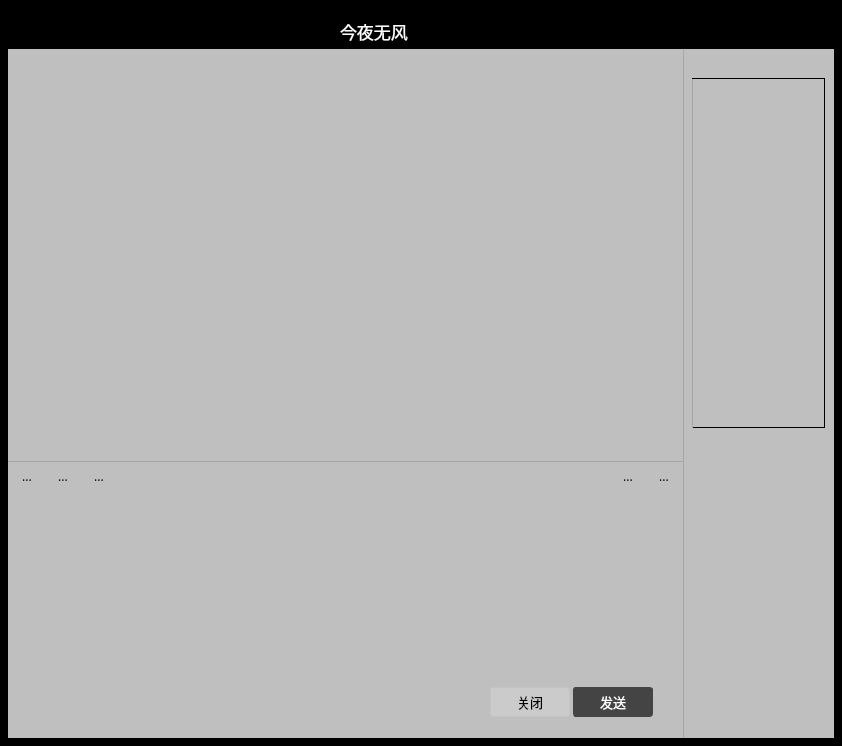
<?xml version="1.0" encoding="UTF-8"?>
<ui version="4.0">
 <class>Chat</class>
 <widget class="QWidget" name="Chat">
  <property name="geometry">
   <rect>
    <x>0</x>
    <y>0</y>
    <width>842</width>
    <height>746</height>
   </rect>
  </property>
  <property name="font">
   <font>
    <family>Microsoft YaHei</family>
   </font>
  </property>
  <property name="windowTitle">
   <string>Form</string>
  </property>
  <property name="windowIcon">
   <iconset resource="libres.qrc">
    <normaloff>:/lib/icon2505897252.png</normaloff>:/lib/icon2505897252.png</iconset>
  </property>
  <property name="styleSheet">
   <string notr="true">*{font-family:Microsoft YaHei;}
#Chat{
background-color: rgb(0, 0, 0);
}</string>
  </property>
  <layout class="QVBoxLayout" name="verticalLayout" stretch="1,15">
   <property name="spacing">
    <number>0</number>
   </property>
   <property name="leftMargin">
    <number>8</number>
   </property>
   <property name="topMargin">
    <number>8</number>
   </property>
   <property name="rightMargin">
    <number>8</number>
   </property>
   <property name="bottomMargin">
    <number>8</number>
   </property>
   <item>
    <layout class="QHBoxLayout" name="horizontalLayout">
     <property name="spacing">
      <number>0</number>
     </property>
     <property name="topMargin">
      <number>0</number>
     </property>
     <property name="rightMargin">
      <number>0</number>
     </property>
     <property name="bottomMargin">
      <number>0</number>
     </property>
     <item>
      <widget class="QWidget" name="widget_4" native="true">
       <property name="minimumSize">
        <size>
         <width>332</width>
         <height>41</height>
        </size>
       </property>
       <property name="maximumSize">
        <size>
         <width>16777215</width>
         <height>34</height>
        </size>
       </property>
       <property name="styleSheet">
        <string notr="true">background-color: rgb(0, 0, 0);</string>
       </property>
       <layout class="QHBoxLayout" name="horizontalLayout_5">
        <property name="leftMargin">
         <number>0</number>
        </property>
        <property name="topMargin">
         <number>0</number>
        </property>
        <property name="rightMargin">
         <number>0</number>
        </property>
        <property name="bottomMargin">
         <number>0</number>
        </property>
        <item>
         <spacer name="horizontalSpacer_2">
          <property name="orientation">
           <enum>Qt::Horizontal</enum>
          </property>
          <property name="sizeHint" stdset="0">
           <size>
            <width>260</width>
            <height>20</height>
           </size>
          </property>
         </spacer>
        </item>
        <item>
         <widget class="QLabel" name="label">
          <property name="minimumSize">
           <size>
            <width>0</width>
            <height>33</height>
           </size>
          </property>
          <property name="font">
           <font>
            <family>Microsoft YaHei</family>
            <pointsize>13</pointsize>
            <stylestrategy>PreferAntialias</stylestrategy>
           </font>
          </property>
          <property name="styleSheet">
           <string notr="true">color: rgb(255, 255, 255);</string>
          </property>
          <property name="text">
           <string>今夜无风</string>
          </property>
         </widget>
        </item>
        <item>
         <spacer name="horizontalSpacer_3">
          <property name="orientation">
           <enum>Qt::Horizontal</enum>
          </property>
          <property name="sizeHint" stdset="0">
           <size>
            <width>40</width>
            <height>20</height>
           </size>
          </property>
         </spacer>
        </item>
        <item>
         <widget class="QToolButton" name="toolButton">
          <property name="text">
           <string>...</string>
          </property>
          <property name="icon">
           <iconset resource="libres.qrc">
            <normaloff>:/lib/zuixiaohua.png</normaloff>:/lib/zuixiaohua.png</iconset>
          </property>
          <property name="iconSize">
           <size>
            <width>20</width>
            <height>20</height>
           </size>
          </property>
          <property name="autoRaise">
           <bool>true</bool>
          </property>
         </widget>
        </item>
        <item>
         <widget class="QToolButton" name="toolButton_2">
          <property name="text">
           <string>...</string>
          </property>
          <property name="icon">
           <iconset resource="libres.qrc">
            <normaloff>:/lib/max.png</normaloff>:/lib/max.png</iconset>
          </property>
          <property name="iconSize">
           <size>
            <width>20</width>
            <height>20</height>
           </size>
          </property>
          <property name="autoRaise">
           <bool>true</bool>
          </property>
         </widget>
        </item>
        <item>
         <widget class="QToolButton" name="toolButton_3">
          <property name="text">
           <string>...</string>
          </property>
          <property name="icon">
           <iconset resource="libres.qrc">
            <normaloff>:/lib/guanbi.png</normaloff>:/lib/guanbi.png</iconset>
          </property>
          <property name="iconSize">
           <size>
            <width>20</width>
            <height>20</height>
           </size>
          </property>
          <property name="autoRaise">
           <bool>true</bool>
          </property>
         </widget>
        </item>
        <item>
         <spacer name="horizontalSpacer_5">
          <property name="orientation">
           <enum>Qt::Horizontal</enum>
          </property>
          <property name="sizeType">
           <enum>QSizePolicy::Fixed</enum>
          </property>
          <property name="sizeHint" stdset="0">
           <size>
            <width>5</width>
            <height>20</height>
           </size>
          </property>
         </spacer>
        </item>
       </layout>
      </widget>
     </item>
    </layout>
   </item>
   <item>
    <layout class="QHBoxLayout" name="horizontalLayout_3">
     <property name="spacing">
      <number>0</number>
     </property>
     <item>
      <widget class="QWidget" name="widget" native="true">
       <property name="font">
        <font>
         <family>Microsoft YaHei</family>
        </font>
       </property>
       <property name="styleSheet">
        <string notr="true">background-color: rgb(191, 191, 191);</string>
       </property>
       <layout class="QVBoxLayout" name="verticalLayout_4" stretch="0,0,0,0,0">
        <property name="spacing">
         <number>3</number>
        </property>
        <property name="leftMargin">
         <number>0</number>
        </property>
        <property name="topMargin">
         <number>0</number>
        </property>
        <property name="rightMargin">
         <number>0</number>
        </property>
        <property name="bottomMargin">
         <number>0</number>
        </property>
        <item>
         <layout class="QVBoxLayout" name="verticalLayout_2">
          <item>
           <widget class="QScrollArea" name="scrollArea">
            <property name="styleSheet">
             <string notr="true">background-color:transparent;
border-width:0;
border-style:outset;</string>
            </property>
            <property name="verticalScrollBarPolicy">
             <enum>Qt::ScrollBarAlwaysOff</enum>
            </property>
            <property name="horizontalScrollBarPolicy">
             <enum>Qt::ScrollBarAlwaysOff</enum>
            </property>
            <property name="widgetResizable">
             <bool>true</bool>
            </property>
            <widget class="QWidget" name="scrollAreaWidgetContents">
             <property name="geometry">
              <rect>
               <x>0</x>
               <y>0</y>
               <width>671</width>
               <height>398</height>
              </rect>
             </property>
             <property name="styleSheet">
              <string notr="true"/>
             </property>
             <layout class="QGridLayout" name="gridLayout">
              <item row="0" column="0">
               <layout class="QVBoxLayout" name="verticalLayout_5">
                <property name="spacing">
                 <number>8</number>
                </property>
               </layout>
              </item>
             </layout>
            </widget>
           </widget>
          </item>
         </layout>
        </item>
        <item>
         <widget class="QWidget" name="widget_3" native="true">
          <property name="styleSheet">
           <string notr="true">background-color: rgb(191, 191, 191);
border-width:1px;
border-style:solid;
border-top-color: rgb(166, 166, 166);</string>
          </property>
          <layout class="QHBoxLayout" name="horizontalLayout_4">
           <property name="leftMargin">
            <number>4</number>
           </property>
           <property name="topMargin">
            <number>0</number>
           </property>
           <property name="rightMargin">
            <number>4</number>
           </property>
           <property name="bottomMargin">
            <number>0</number>
           </property>
           <item>
            <widget class="QToolButton" name="toolButton_4">
             <property name="minimumSize">
              <size>
               <width>30</width>
               <height>30</height>
              </size>
             </property>
             <property name="maximumSize">
              <size>
               <width>30</width>
               <height>30</height>
              </size>
             </property>
             <property name="text">
              <string>...</string>
             </property>
             <property name="icon">
              <iconset resource="libres.qrc">
               <normaloff>:/lib/weixiao.png</normaloff>:/lib/weixiao.png</iconset>
             </property>
             <property name="iconSize">
              <size>
               <width>20</width>
               <height>20</height>
              </size>
             </property>
             <property name="autoRaise">
              <bool>true</bool>
             </property>
            </widget>
           </item>
           <item>
            <widget class="QToolButton" name="toolButton_5">
             <property name="minimumSize">
              <size>
               <width>30</width>
               <height>30</height>
              </size>
             </property>
             <property name="maximumSize">
              <size>
               <width>30</width>
               <height>30</height>
              </size>
             </property>
             <property name="text">
              <string>...</string>
             </property>
             <property name="icon">
              <iconset resource="libres.qrc">
               <normaloff>:/lib/caijian.png</normaloff>:/lib/caijian.png</iconset>
             </property>
             <property name="iconSize">
              <size>
               <width>20</width>
               <height>20</height>
              </size>
             </property>
             <property name="autoRaise">
              <bool>true</bool>
             </property>
            </widget>
           </item>
           <item>
            <widget class="QToolButton" name="toolButton_6">
             <property name="minimumSize">
              <size>
               <width>30</width>
               <height>30</height>
              </size>
             </property>
             <property name="maximumSize">
              <size>
               <width>30</width>
               <height>30</height>
              </size>
             </property>
             <property name="text">
              <string>...</string>
             </property>
             <property name="icon">
              <iconset resource="libres.qrc">
               <normaloff>:/lib/mianxingtubiao_zhendong.png</normaloff>:/lib/mianxingtubiao_zhendong.png</iconset>
             </property>
             <property name="iconSize">
              <size>
               <width>20</width>
               <height>20</height>
              </size>
             </property>
             <property name="autoRaise">
              <bool>true</bool>
             </property>
            </widget>
           </item>
           <item>
            <spacer name="horizontalSpacer_4">
             <property name="orientation">
              <enum>Qt::Horizontal</enum>
             </property>
             <property name="sizeHint" stdset="0">
              <size>
               <width>40</width>
               <height>20</height>
              </size>
             </property>
            </spacer>
           </item>
           <item>
            <widget class="QToolButton" name="toolButton_7">
             <property name="minimumSize">
              <size>
               <width>30</width>
               <height>30</height>
              </size>
             </property>
             <property name="maximumSize">
              <size>
               <width>30</width>
               <height>30</height>
              </size>
             </property>
             <property name="text">
              <string>...</string>
             </property>
             <property name="icon">
              <iconset resource="libres.qrc">
               <normaloff>:/lib/fangda.png</normaloff>:/lib/fangda.png</iconset>
             </property>
             <property name="iconSize">
              <size>
               <width>20</width>
               <height>20</height>
              </size>
             </property>
             <property name="autoRaise">
              <bool>true</bool>
             </property>
            </widget>
           </item>
           <item>
            <widget class="QToolButton" name="toolButton_8">
             <property name="minimumSize">
              <size>
               <width>30</width>
               <height>30</height>
              </size>
             </property>
             <property name="maximumSize">
              <size>
               <width>30</width>
               <height>30</height>
              </size>
             </property>
             <property name="text">
              <string>...</string>
             </property>
             <property name="icon">
              <iconset resource="libres.qrc">
               <normaloff>:/lib/shijian.png</normaloff>:/lib/shijian.png</iconset>
             </property>
             <property name="iconSize">
              <size>
               <width>20</width>
               <height>20</height>
              </size>
             </property>
             <property name="autoRaise">
              <bool>true</bool>
             </property>
            </widget>
           </item>
          </layout>
         </widget>
        </item>
        <item>
         <widget class="QLineEdit" name="lineEdit">
          <property name="minimumSize">
           <size>
            <width>0</width>
            <height>190</height>
           </size>
          </property>
          <property name="font">
           <font>
            <family>Microsoft YaHei</family>
            <pointsize>14</pointsize>
            <stylestrategy>PreferAntialias</stylestrategy>
           </font>
          </property>
          <property name="styleSheet">
           <string notr="true">background-color:transparent;
border-width:0;
border-style:outset;</string>
          </property>
          <property name="text">
           <string/>
          </property>
          <property name="alignment">
           <set>Qt::AlignLeading|Qt::AlignLeft|Qt::AlignTop</set>
          </property>
         </widget>
        </item>
        <item>
         <layout class="QHBoxLayout" name="horizontalLayout_2">
          <item>
           <spacer name="horizontalSpacer">
            <property name="orientation">
             <enum>Qt::Horizontal</enum>
            </property>
            <property name="sizeHint" stdset="0">
             <size>
              <width>40</width>
              <height>20</height>
             </size>
            </property>
           </spacer>
          </item>
          <item>
           <widget class="QPushButton" name="pushButton_4">
            <property name="minimumSize">
             <size>
              <width>80</width>
              <height>30</height>
             </size>
            </property>
            <property name="font">
             <font>
              <family>Microsoft YaHei</family>
              <pointsize>10</pointsize>
              <stylestrategy>PreferAntialias</stylestrategy>
             </font>
            </property>
            <property name="styleSheet">
             <string notr="true">border-style:solid;
background-color: rgb(203, 203, 203);
border-width:1px;
border-radius:3px;</string>
            </property>
            <property name="text">
             <string>关闭</string>
            </property>
            <property name="shortcut">
             <string>Alt+C</string>
            </property>
           </widget>
          </item>
          <item>
           <widget class="QPushButton" name="pushButton_3">
            <property name="minimumSize">
             <size>
              <width>80</width>
              <height>30</height>
             </size>
            </property>
            <property name="font">
             <font>
              <family>Microsoft YaHei</family>
              <pointsize>10</pointsize>
              <stylestrategy>PreferAntialias</stylestrategy>
             </font>
            </property>
            <property name="styleSheet">
             <string notr="true">border-style:solid;
border-color: rgb(68, 68, 68);
background-color: rgb(68, 68, 68);
border-width:1px;
border-radius:3px;
color: rgb(255, 255, 255);</string>
            </property>
            <property name="text">
             <string>发送</string>
            </property>
            <property name="shortcut">
             <string>Return</string>
            </property>
            <property name="autoDefault">
             <bool>true</bool>
            </property>
           </widget>
          </item>
          <item>
           <spacer name="horizontalSpacer_7">
            <property name="orientation">
             <enum>Qt::Horizontal</enum>
            </property>
            <property name="sizeType">
             <enum>QSizePolicy::Fixed</enum>
            </property>
            <property name="sizeHint" stdset="0">
             <size>
              <width>30</width>
              <height>20</height>
             </size>
            </property>
           </spacer>
          </item>
         </layout>
        </item>
        <item>
         <widget class="QLabel" name="label_3">
          <property name="minimumSize">
           <size>
            <width>0</width>
            <height>18</height>
           </size>
          </property>
          <property name="text">
           <string/>
          </property>
         </widget>
        </item>
       </layout>
      </widget>
     </item>
     <item>
      <widget class="QWidget" name="widget_2" native="true">
       <property name="minimumSize">
        <size>
         <width>151</width>
         <height>0</height>
        </size>
       </property>
       <property name="maximumSize">
        <size>
         <width>149</width>
         <height>16777215</height>
        </size>
       </property>
       <property name="styleSheet">
        <string notr="true">background-color: rgb(191, 191, 191);
border-width:1px;
border-style:solid;
border-left-color: rgb(166, 166, 166);</string>
       </property>
       <layout class="QVBoxLayout" name="verticalLayout_3">
        <item>
         <spacer name="verticalSpacer">
          <property name="orientation">
           <enum>Qt::Vertical</enum>
          </property>
          <property name="sizeType">
           <enum>QSizePolicy::Fixed</enum>
          </property>
          <property name="sizeHint" stdset="0">
           <size>
            <width>20</width>
            <height>20</height>
           </size>
          </property>
         </spacer>
        </item>
        <item>
         <widget class="QLabel" name="label_2">
          <property name="minimumSize">
           <size>
            <width>122</width>
            <height>350</height>
           </size>
          </property>
          <property name="maximumSize">
           <size>
            <width>137</width>
            <height>362</height>
           </size>
          </property>
          <property name="styleSheet">
           <string notr="true">border-image: url(:/lib/body.png);</string>
          </property>
          <property name="text">
           <string/>
          </property>
         </widget>
        </item>
        <item>
         <spacer name="verticalSpacer_2">
          <property name="orientation">
           <enum>Qt::Vertical</enum>
          </property>
          <property name="sizeHint" stdset="0">
           <size>
            <width>20</width>
            <height>169</height>
           </size>
          </property>
         </spacer>
        </item>
       </layout>
      </widget>
     </item>
    </layout>
   </item>
  </layout>
 </widget>
 <tabstops>
  <tabstop>pushButton_3</tabstop>
  <tabstop>pushButton_4</tabstop>
 </tabstops>
 <resources>
  <include location="libres.qrc"/>
 </resources>
 <connections/>
</ui>
